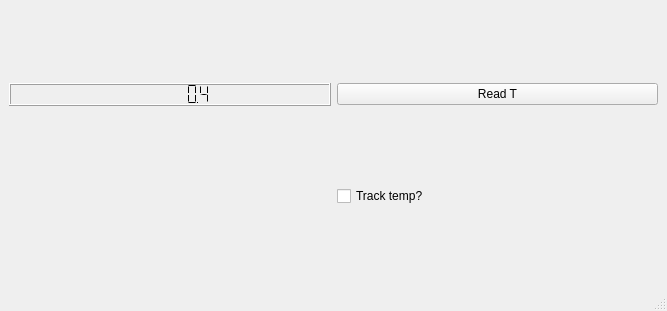
<?xml version="1.0" encoding="UTF-8"?>
<ui version="4.0">
 <class>MainWindow</class>
 <widget class="QMainWindow" name="MainWindow">
  <property name="geometry">
   <rect>
    <x>0</x>
    <y>0</y>
    <width>667</width>
    <height>311</height>
   </rect>
  </property>
  <property name="windowTitle">
   <string>MainWindow</string>
  </property>
  <widget class="QWidget" name="centralwidget">
   <layout class="QHBoxLayout" name="horizontalLayout_2">
    <item>
     <layout class="QGridLayout" name="gridLayout">
      <item row="0" column="0">
       <widget class="QLCDNumber" name="temperatureLCDNumber">
        <property name="smallDecimalPoint">
         <bool>true</bool>
        </property>
        <property name="digitCount">
         <number>7</number>
        </property>
        <property name="segmentStyle">
         <enum>QLCDNumber::Flat</enum>
        </property>
        <property name="value" stdset="0">
         <double>0.400000000000000</double>
        </property>
       </widget>
      </item>
      <item row="0" column="1">
       <widget class="QPushButton" name="temperatureReadPushButton">
        <property name="text">
         <string>Read T</string>
        </property>
       </widget>
      </item>
      <item row="1" column="1">
       <widget class="QCheckBox" name="temperatureLoopCheckBox">
        <property name="text">
         <string>Track temp?</string>
        </property>
       </widget>
      </item>
     </layout>
    </item>
   </layout>
  </widget>
  <widget class="QMenuBar" name="menubar">
   <property name="geometry">
    <rect>
     <x>0</x>
     <y>0</y>
     <width>667</width>
     <height>21</height>
    </rect>
   </property>
  </widget>
  <widget class="QStatusBar" name="statusbar"/>
 </widget>
 <resources/>
 <connections/>
</ui>
